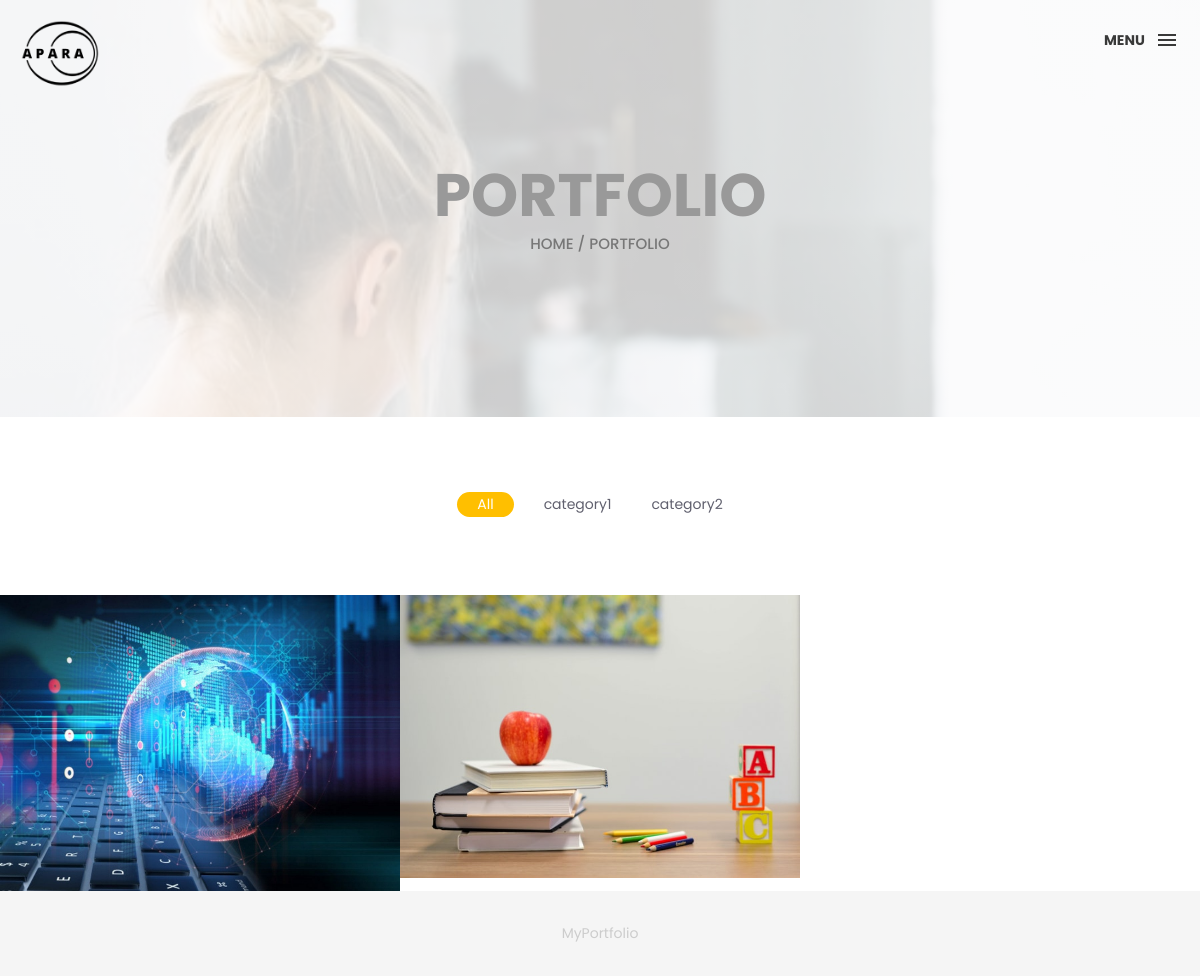
Page /portfolio on the earlier database version.
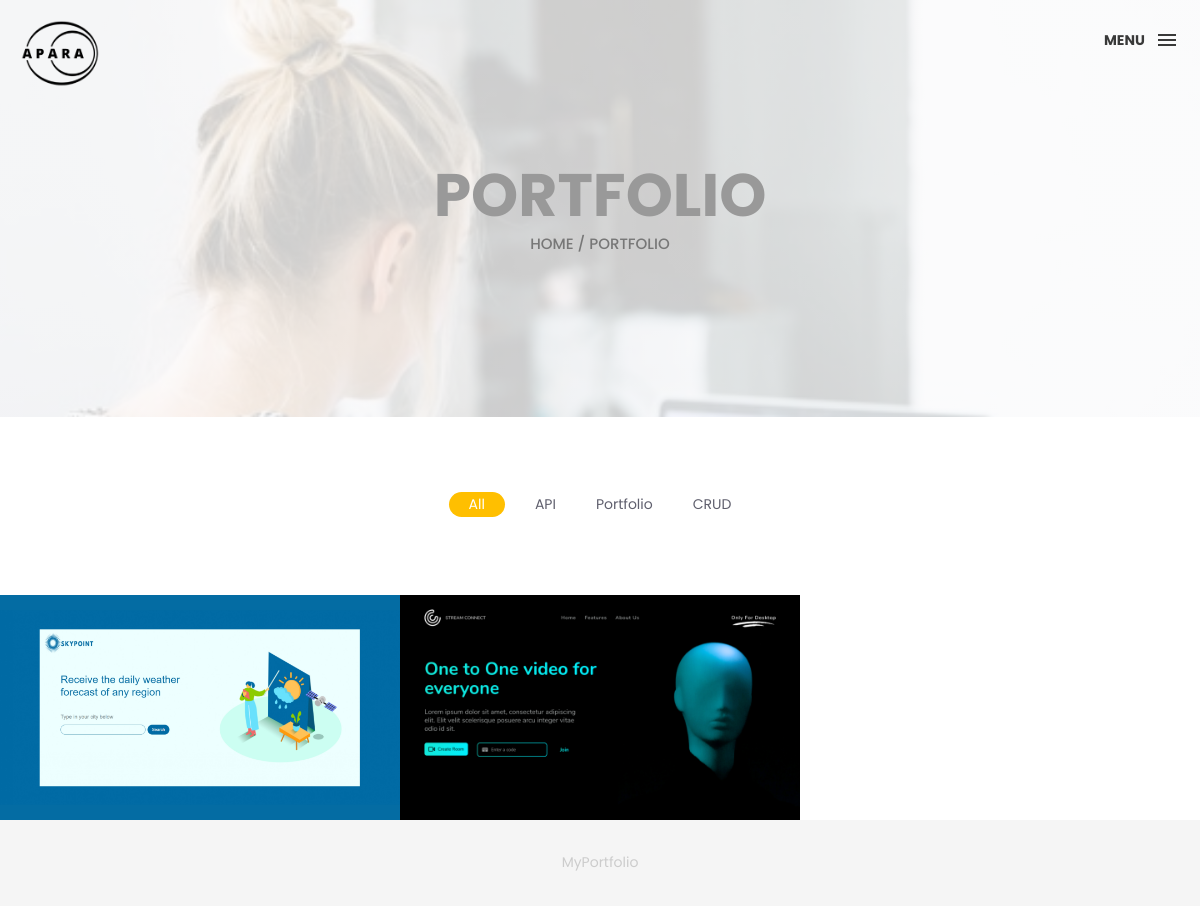
Same page on the later database version.
### portfolio/models.py (models this page shows, shortened)
class Category(models.Model):
    title = models.CharField(max_length=100)

class Project(models.Model):
    name = models.CharField(max_length=255)
    description = models.TextField()
    thumbnail = models.ImageField(upload_to='thumbnail')
    start_date = models.DateField()
    end_date = models.DateField()
    curated_time = models.DateTimeField(auto_now_add=True)
    github_link = models.URLField()
    website_link = models.URLField()
    category = models.ManyToManyField(Category, related_name="category")

### portfolio/views.py (the view)
# urls.py: path('', include('portfolio.urls')),
def portfolio(request):
    categories = Category.objects.all()
    projects = Project.objects.all()
    context={
        'categories':categories,
        'projects':projects
    }
    return render(request, "portfolio.html", context)

### templates/portfolio.html (shortened to what this page needs)
{% load static %}
<!DOCTYPE html>
<html lang="en">
<head>
    <link href="{% static 'css/bootstrap.min.css' %}" rel="stylesheet">
    <link href="{% static 'ionicons/css/ionicons.min.css' %}" rel="stylesheet">
    <link href="{% static 'css/style.css' %}" rel="stylesheet">
</head>
<body>
    <div class="container-fluid">
        <header class="box-header">
            <div class="box-logo">
                <a href="index.html"><img src="{% static 'img/apara_logo4.png' %}" width="80" alt="Logo"></a>
            </div>
            <a class="box-primary-nav-trigger" href="#0">
                <span class="box-menu-text">Menu</span><span class="box-menu-icon"></span>
            </a>
        </header>
    </div>
    <div class="top-bar">
        <h1>portfolio</h1>
        <p><a href="/">Home</a> / <a href="{% url 'portfolio' %}">Portfolio</a></p>
    </div>
    <div class="main-container portfolio-inner clearfix">
        <div class="portfolio-div">
            <div class="portfolio">
                <div class="categories-grid wow fadeInLeft">
                    <nav class="categories text-center">
                        <ul class="portfolio_filter">
                            <li><a href="" class="active" data-filter="*">All</a></li>
 {% for i in categories %}
 <li><a href="" data-filter=".{{i.title}}">{{i.title}}</a></li>
 {% endfor %}
                        </ul>
                    </nav>
                </div>
                <div class="no-padding portfolio_container clearfix">
                {% for i in projects %}
                    <div class="col-md-4 col-sm-6
                      {% for j in i.category.all %}
                       {{j.title}}
                       {% endfor %}">
                        <a href="{% url 'single_project' i.pk %}" class="portfolio_item">
                            <img src="{{i.thumbnail.url}}" alt="image" class="img-responsive" />
                        </a>
                    </div>
                 {% endfor %}
                </div>
            </div>
        </div>
    </div>
    <footer>
        <div class="container-fluid">
            <p class="copyright">MyPortfolio</p>
        </div>
    </footer>
</body>
</html>

### static/css/style.css (style rules this page uses)
html, body { height: 100%; font-family: 'Poppins', sans-serif; line-height: 1.8; color: #999 }
.no-padding { padding-left: 0; padding-right: 0; }
.no-padding [class^="col-"] { padding-left: 0; padding-right: 0; }
.main-container { padding: 100px 0; }
a { -webkit-transition: all .3s; transition: all .3s }
h1 { color: #393939; font-size: 60px; text-transform: uppercase; }
.box-header { position: absolute; top: 0; left: 0; background: rgba(255, 255, 255, 0.95); height: 50px; width: 100%; z-index: 3; box-shadow: 0 1px 2px rgba(0, 0, 0, 0.3); -webkit-font-smoothing: antialiased; -moz-osx-font-smoothing: grayscale; }
.box-header { height: 80px; background: transparent; box-shadow: none; }
.box-header { -webkit-transition: background-color 0.3s; transition: background-color 0.3s; -webkit-transform: translate3d(0, 0, 0); transform: translate3d(0, 0, 0); -webkit-backface-visibility: hidden; backface-visibility: hidden; }
.box-logo { display: block; padding: 20px; }
.box-primary-nav-trigger { position: absolute; right: 0; top: 0; height: 100%; width: 50px; background-color: #fff; }
.box-primary-nav-trigger .box-menu-text { color: #393939; text-transform: uppercase; font-weight: 700; display: none; }
.box-primary-nav-trigger .box-menu-icon { display: inline-block; position: absolute; left: 50%; top: 50%; bottom: auto; right: auto; -webkit-transform: translateX(-50%) translateY(-50%); transform: translateX(-50%) translateY(-50%); width: 18px; height: 2px; background-color: #393939; -webkit-transition: background-color 0.3s; transition: background-color 0.3s; list-style: none; }
.box-primary-nav-trigger .box-menu-icon::before, .box-primary-nav-trigger .box-menu-icon:after { content: ''; width: 100%; height: 100%; position: absolute; background-color: #393939; right: 0; -webkit-transition: -webkit-transform .3s, top .3s, background-color 0s; -webkit-transition: top .3s, background-color 0s, -webkit-transform .3s; transition: top .3s, background-color 0s, -webkit-transform .3s; transition: transform .3s, top .3s, background-color 0s; transition: transform .3s, top .3s, background-color 0s, -webkit-transform .3s; }
.box-primary-nav-trigger .box-menu-icon::before { top: -5px; }
.box-primary-nav-trigger .box-menu-icon::after { top: 5px; }
.box-primary-nav-trigger { width: 100px; padding-left: 1em; background-color: transparent; height: 30px; line-height: 30px; right: 10px; top: 50%; bottom: auto; -webkit-transform: translateY(-50%); transform: translateY(-50%); }
.box-primary-nav-trigger .box-menu-text { display: inline-block; }
.box-primary-nav-trigger .box-menu-icon { left: auto; right: 1em; -webkit-transform: translateX(0) translateY(-50%); transform: translateX(0) translateY(-50%); }
.portfolio .categories-grid .categories ul li { list-style: none; margin: 20px 0; }
.portfolio .categories-grid .categories ul li a { display: inline-block; color: #60606e; padding: 0 10px; margin: 0 10px; -webkit-transition: all .2s ease-in-out .2s; transition: all .2s ease-in-out .2s; }
.portfolio .categories-grid .categories ul li a.active { margin-left: 0; background-color: #ffbf00; padding: 0px 20px; color: white; border-radius: 25px; text-decoration: none; }
.portfolio_filter { padding-left: 0; }
.portfolio_item { position: relative; overflow: hidden; display: block; }
.portfolio .categories-grid .categories ul li { float: left; }
.portfolio .categories-grid .categories ul li a { padding: 0 10px; -webkit-transition: all .2s ease-in-out .2s; transition: all .2s ease-in-out .2s; }
.portfolio_filter { padding-left: 0; display: inline-block; margin: 0 auto; text-align: center; margin-bottom: 50px; }
.portfolio-inner { padding-bottom: 0 !important; padding-top: 55px; }
footer { padding: 30px 0; text-align: center; background: #f5f5f5 }
.copyright { color: #ccc; margin-bottom: 0; }
.top-bar { color: #333; padding: 150px 0 150px; background: -webkit-linear-gradient( rgba(255, 255, 255, .8), rgba(255, 255, 255, .8)), url(../img/00.jpg); background: linear-gradient( rgba(255, 255, 255, .8), rgba(255, 255, 255, .8)), url(../img/00.jpg); background-size: cover; background-attachment: fixed; background-position: center center; text-align: center; }
.top-bar h1 { font-size: 60px; text-transform: uppercase; font-weight: 700; color: #999; line-height: 50px; }
.top-bar p { font-size: 15px; text-transform: uppercase; font-weight: 500; color: #777; }
.top-bar p a { color: #777; }

Differences in the rows shown:
changed Category: title "category1" → "API"
changed Category: title "category2" → "Portfolio"
added Category: title "CRUD"
changed Project (number 1 of 2 on the later page): thumbnail: a different picture
changed Project (number 2 of 2 on the later page): thumbnail: a different picture
